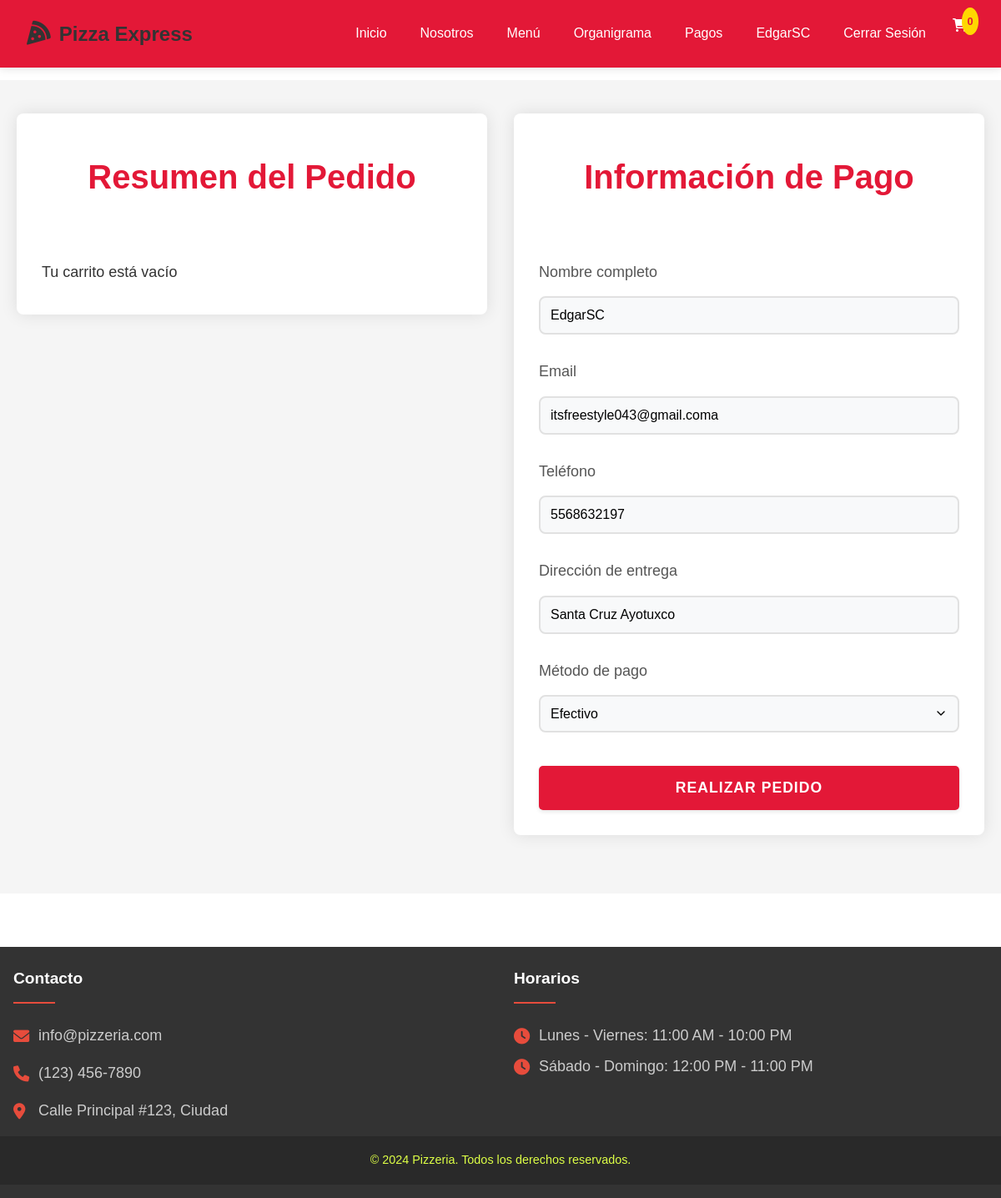
Screenshot of /carrito.php (signed in) with the database file from the repository.
### tables this page shows
CREATE TABLE `usuarios` (
  `id` int(11) NOT NULL,
  `nombre` varchar(255) NOT NULL,
  `email` varchar(255) NOT NULL,
  `password` varchar(255) NOT NULL,
  `telefono` varchar(20) DEFAULT NULL,
  `direccion` text DEFAULT NULL,
  `created_at` timestamp NOT NULL DEFAULT current_timestamp()
);

### carrito.php (the view, shortened to what this page needs)
<?php
require_once 'config/database.php';
$stmt = $pdo->prepare("SELECT * FROM usuarios WHERE id = ?");
$stmt->execute([$_SESSION['usuario_id']]);
$usuario = $stmt->fetch();
?>
<!DOCTYPE html>
<html lang="es">
<head>
    <link rel="stylesheet" href="styles.css">
    <link href="https://cdnjs.cloudflare.com/ajax/libs/font-awesome/6.0.0/css/all.min.css" rel="stylesheet">
</head>
<body>
    <header>
        <nav>
            <div class="logo">
                <i class="fas fa-pizza-slice"></i>
                Pizza Express
            </div>
            <ul>
                <li><a href="index.php">Inicio</a></li>
                <li><a href="index.php#nosotros">Nosotros</a></li>
                <li><a href="index.php#menu">Menú</a></li>
                <li><a href="index.php#organigrama">Organigrama</a></li>
                <li><a href="index.php#pagos">Pagos</a></li>
                <?php if(isset($_SESSION['usuario_id'])): ?>
                    <li><a href="perfil.php"><?php echo htmlspecialchars($_SESSION['usuario_nombre']); ?></a></li>
                    <li><a href="logout.php">Cerrar Sesión</a></li>
                <?php else: ?>
                    <li><a href="login.php">Iniciar Sesión</a></li>
                <?php endif; ?>
                <li class="cart-icon">
                    <a href="carrito.php">
                        <i class="fas fa-shopping-cart"></i>
                        <span class="cart-count"><?php echo count($_SESSION['carrito']); ?></span>
                    </a>
                </li>
            </ul>
        </nav>
    </header>
    <main class="cart-page">
        <section class="cart-summary">
            <h2>Resumen del Pedido</h2>
            <div id="carrito-items">
                <?php if (!empty($_SESSION['carrito'])): ?>
                    <?php foreach ($_SESSION['carrito'] as $index => $item): ?>
                        <div class="cart-item">
                            <div class="item-info">
                                <span class="item-name"><?php echo htmlspecialchars($item['nombre']); ?></span>
                                <div class="quantity-controls">
                                    <button class="quantity-btn" onclick="actualizarCantidad(<?php echo $index; ?>, -1)">-</button>
                                    <span class="item-quantity"><?php echo $item['cantidad']; ?></span>
                                    <button class="quantity-btn" onclick="actualizarCantidad(<?php echo $index; ?>, 1)">+</button>
                                </div>
                                <span class="item-price">$<?php echo number_format($item['precio'] * $item['cantidad'], 2); ?></span>
                                <button class="delete-btn" onclick="eliminarDelCarrito(<?php echo $index; ?>)">
                                    <i class="fas fa-trash"></i>
                                </button>
                            </div>
                        </div>
                    <?php endforeach; ?>
                    <div class="cart-total">
                        <strong>Total:</strong>
                        <span>$<?php echo number_format(array_sum(array_map(function($item) { return $item['precio'] * $item['cantidad']; }, $_SESSION['carrito'])), 2); ?></span>
                    </div>
                <?php else: ?>
                    <p>Tu carrito está vacío</p>
                <?php endif; ?>
            </div>
        </section>
        <section class="payment-form">
            <h2>Información de Pago</h2>
            <form id="payment-form" method="POST" action="carrito.php">
                <div class="form-group">
                    <label for="nombre">Nombre completo</label>
                    <input type="text" id="nombre" name="nombre" value="<?php echo htmlspecialchars($usuario['nombre']); ?>" required>
                </div>
                <div class="form-group">
                    <label for="email">Email</label>
                    <input type="email" id="email" name="email" value="<?php echo htmlspecialchars($usuario['email']); ?>" required>
                </div>
                <div class="form-group">
                    <label for="telefono">Teléfono</label>
                    <input type="tel" id="telefono" name="telefono" value="<?php echo htmlspecialchars($usuario['telefono']); ?>" required>
                </div>
                <div class="form-group">
                    <label for="direccion">Dirección de entrega</label>
                    <input type="text" id="direccion" name="direccion" value="<?php echo htmlspecialchars($usuario['direccion']); ?>" required>
                </div>
                <div class="form-group">
                    <label for="metodo-pago">Método de pago</label>
                    <select id="metodo-pago" name="metodo-pago" required onchange="toggleCardFields()">
                        <option value="efectivo">Efectivo</option>
                    </select>
                </div>
                <button type="submit" class="btn" id="submit-order">Realizar Pedido</button>
            </form>
        </section>
    </main>
    <footer>
        <div class="footer-content">
            <div class="footer-section">
                <h3>Contacto</h3>
                <p><i class="fas fa-envelope"></i> info@pizzeria.com</p>
                <p><i class="fas fa-phone"></i> (123) 456-7890</p>
                <p><i class="fas fa-map-marker-alt"></i> Calle Principal #123, Ciudad</p>
            </div>
            <div class="footer-section">
                <h3>Horarios</h3>
                <div class="hours">
                    <p><i class="fas fa-clock"></i> Lunes - Viernes: 11:00 AM - 10:00 PM</p>
                    <p><i class="fas fa-clock"></i> Sábado - Domingo: 12:00 PM - 11:00 PM</p>
                </div>
            </div>
        </div>
        <div class="footer-bottom">
            <p>&copy; 2024 Pizzeria. Todos los derechos reservados.</p>
        </div>
    </footer>
</body>
</html>

### rows the page displays
usuarios: nombre "EdgarSC", email "itsfreestyle043@gmail.coma", telefono "5568632197", direccion "Santa Cruz Ayotuxco"

### other values shown
$_SESSION['usuario_nombre'] "EdgarSC"
count($_SESSION['carrito']) "0"
